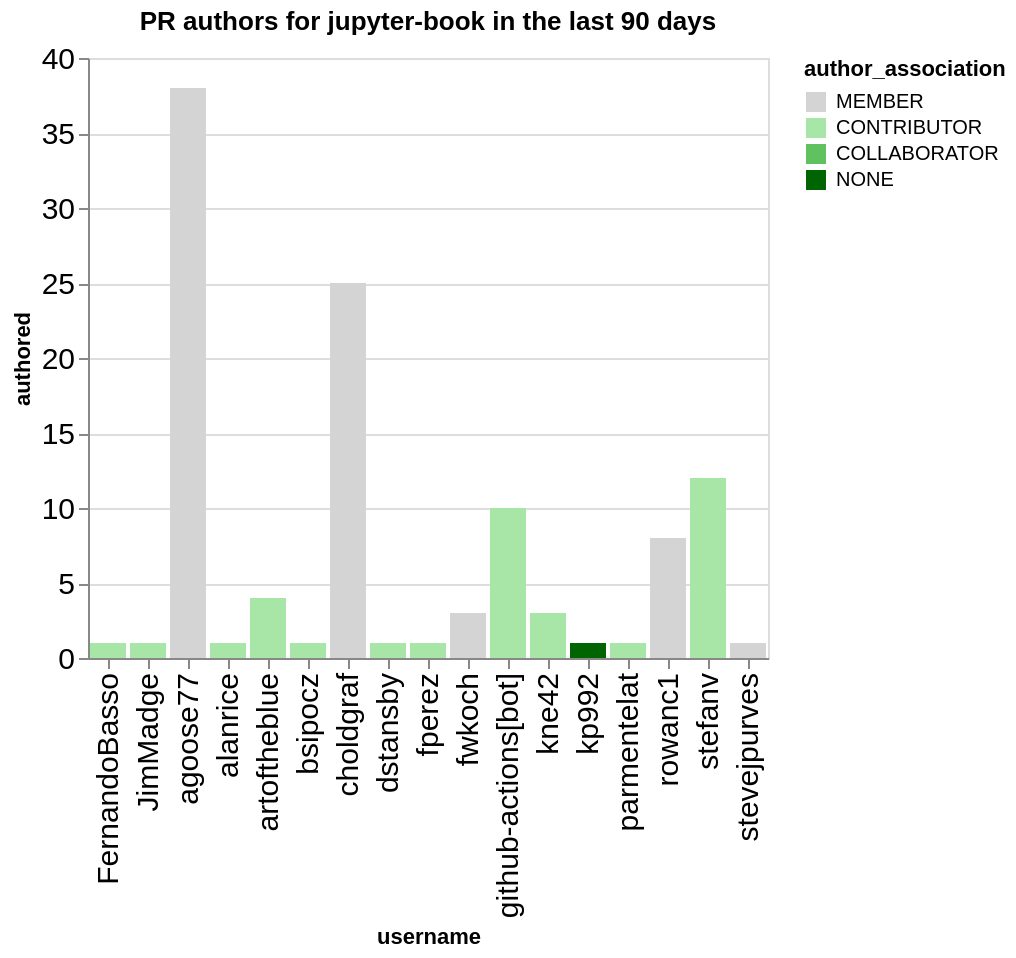

The notebook cell this image was saved under:
### Code cell
charts = []
title = f"PR authors for {github_org} in the last {n_days} days"
this_data = merged_by_repo.replace(np.nan, 0).groupby('username', as_index=False).agg({'authored': 'sum', 'author_association': 'first'})
this_data = this_data.sort_values('authored', ascending=False)
ch = alt.Chart(data=this_data, title=title).mark_bar().encode(
    x='username',
    y='authored',
    color=alt.Color('author_association', scale=alt.Scale(domain=author_types, range=author_colors))
)
ch

### Figure 1 — Vega-Lite specification as saved in the notebook (floating-point values rounded to 4 significant figures)
{"config": {"axisLeft": {"labelFontSize": 15}, "axisBottom": {"labelFontSize": 15}}, "data": {"name": "data-27f5a8d3c192f6cb5df4ce75f0d9fba7"}, "mark": {"type": "bar"}, "encoding": {"color": {"field": "author_association", "scale": {"domain": ["MEMBER", "CONTRIBUTOR", "COLLABORATOR", "NONE"], "range": ["rgb(211.82745098039214, 211.82745098039214, 211.82745098039214)", "rgb(166.98562091503268, 229.89803921568628, 166.98562091503268)", "rgb(96.37647058823529, 192.75294117647059, 96.37647058823529)", "rgb(0.0, 100.3921568627451, 0.0)"]}, "type": "nominal"}, "x": {"field": "username", "type": "nominal"}, "y": {"field": "authored", "type": "quantitative"}}, "title": "PR authors for jupyter-book in the last 90 days", "$schema": "https://vega.github.io/schema/vega-lite/v5.20.1.json", "datasets": {"data-27f5a8d3c192f6cb5df4ce75f0d9fba7": [{"username": "agoose77", "authored": 38, "author_association": "MEMBER"}, {"username": "choldgraf", "authored": 25, "author_association": "MEMBER"}, {"username": "stefanv", "authored": 12, "author_association": "CONTRIBUTOR"}, {"username": "github-actions[bot]", "authored": 10, "author_association": "CONTRIBUTOR"}, {"username": "rowanc1", "authored": 8, "author_association": "MEMBER"}, {"username": "artoftheblue", "authored": 4, "author_association": "CONTRIBUTOR"}, {"username": "fwkoch", "authored": 3, "author_association": "MEMBER"}, {"username": "kne42", "authored": 3, "author_association": "CONTRIBUTOR"}, {"username": "FernandoBasso", "authored": 1, "author_association": "CONTRIBUTOR"}, {"username": "fperez", "authored": 1, "author_association": "CONTRIBUTOR"}, {"username": "dstansby", "authored": 1, "author_association": "CONTRIBUTOR"}, {"username": "bsipocz", "authored": 1, "author_association": "CONTRIBUTOR"}, {"username": "alanrice", "authored": 1, "author_association": "CONTRIBUTOR"}, {"username": "JimMadge", "authored": 1, "author_association": "CONTRIBUTOR"}, {"username": "kp992", "authored": 1, "author_association": "NONE"}, {"username": "parmentelat", "authored": 1, "author_association": "CONTRIBUTOR"}, {"username": "stevejpurves", "authored": 1, "author_association": "MEMBER"}]}}
